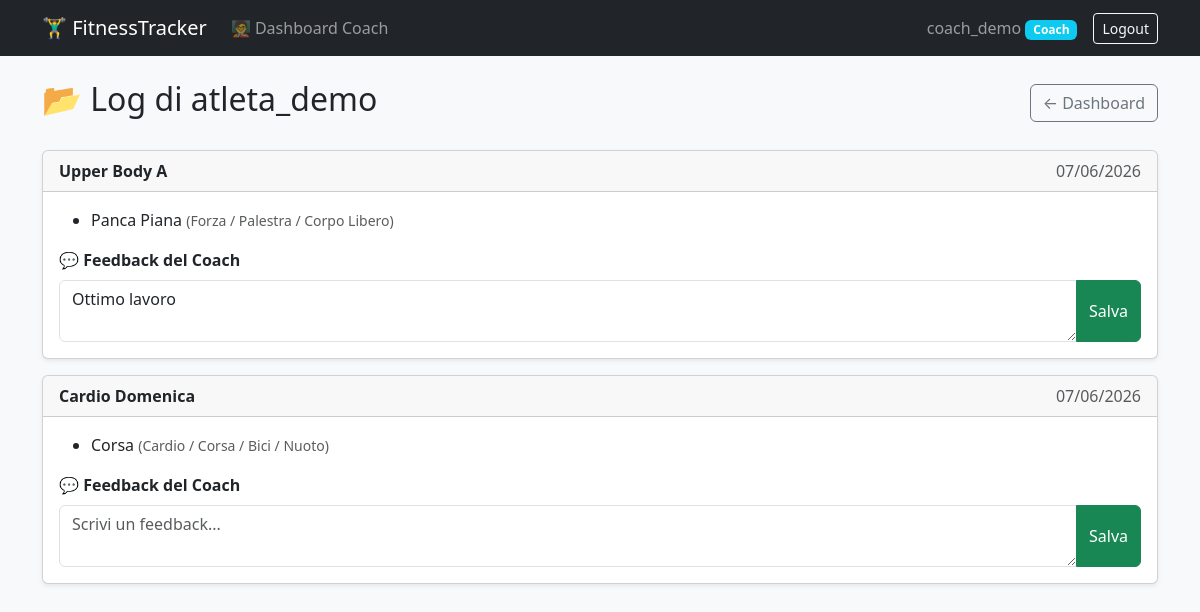
Page /coach/atleta/7/ (signed in) on the earlier database version.
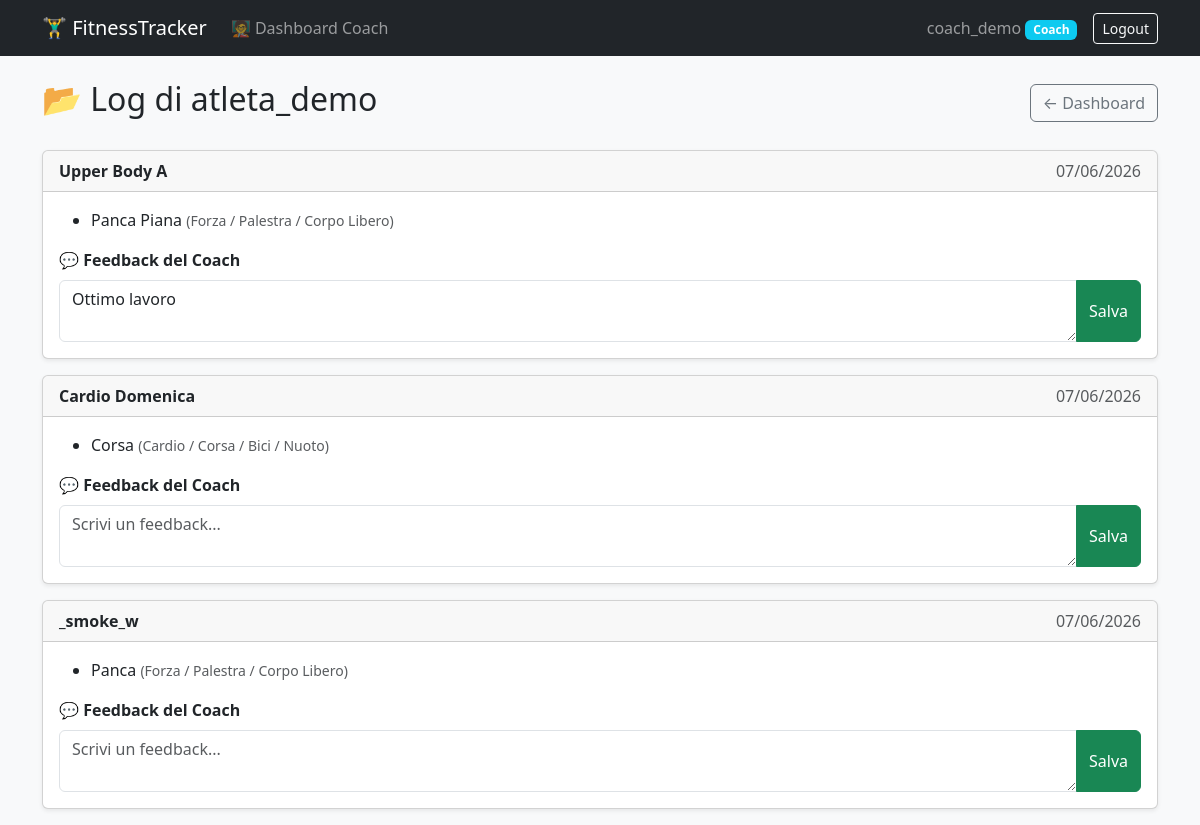
Same page on the later database version.
### workouts/models.py (models this page shows, shortened)
class WorkoutLog(models.Model):
    user = models.ForeignKey(
        settings.AUTH_USER_MODEL,
        on_delete=models.CASCADE,
        related_name='workouts'
    )
    date = models.DateField(auto_now_add=True)
    title = models.CharField(max_length=100)
    coach_feedback = models.TextField(blank=True, null=True)

class ExerciseSession(models.Model):
    ACTIVITY_CHOICES = [
        ('FORZA', 'Forza / Palestra / Corpo Libero'),
        ('CARDIO', 'Cardio / Corsa / Bici / Nuoto'),
    ]
    MUSCLE_MAP = {
        'panca': 'Petto',
        'croci': 'Petto',
        'spinte': 'Petto',
        'dip': 'Petto',
        'piegamenti': 'Petto',
        'push up': 'Petto',
        'chest': 'Petto',
        'trazioni': 'Schiena',
        'pull up': 'Schiena',
        'lat machine': 'Schiena',
        'rematore': 'Schiena',
        'pulley': 'Schiena',
        'military': 'Spalle',
        'lento': 'Spalle',
        'shoulder press': 'Spalle',
        'alzate': 'Spalle',
        'spalle': 'Spalle',
        'curl': 'Bicipiti',
        'pushdown': 'Tricipiti',
        'french press': 'Tricipiti',
        'squat': 'Gambe',
        'leg extension': 'Gambe',
        'affondi': 'Gambe',
        'pressa': 'Gambe',
        'leg press': 'Gambe',
        'stacco': 'Gambe',
        'deadlift': 'Gambe',
        'leg curl': 'Gambe',
        'polpacci': 'Gambe',
        'calf': 'Gambe',
        'crunch': 'Addome',
        'plank': 'Addome',
    }
    workout_log = models.ForeignKey(
        WorkoutLog,
        on_delete=models.CASCADE,
        related_name='exercises'
    )
    name = models.CharField(max_length=100)  # Es. "Panca Piana" o "Corsa"
    activity_type = models.CharField(max_length=10, choices=ACTIVITY_CHOICES, default='FORZA')

### workouts/views.py (the view, shortened to what this page needs)
# urls.py: path('coach/atleta/<int:athlete_id>/', CoachAthleteDetailView.as_view(), name='coach_athlete_detail'),
class CoachAthleteDetailView(LoginRequiredMixin, DetailView):
    model = CustomUser
    template_name = 'workouts/coach_athlete_detail.html'
    context_object_name = 'athlete'
    pk_url_kwarg = 'athlete_id'
    def dispatch(self, request, *args, **kwargs):
        if request.user.is_authenticated and not request.user.is_coach:
            raise PermissionDenied("Area riservata ai Coach.")
        return super().dispatch(request, *args, **kwargs)
    def get_queryset(self):
        return self.request.user.athletes.all()
    def get_context_data(self, **kwargs):
        context = super().get_context_data(**kwargs)
        context['workouts'] = WorkoutLog.objects.filter(user=self.object).order_by('-date')
        return context

### templates/workouts/coach_athlete_detail.html (shortened to what this page needs)
{% extends 'base.html' %}
{% block content %}
<div class="d-flex justify-content-between align-items-center mb-4">
    <h2>📂 Log di {{ athlete.username }}</h2>
    <a href="{% url 'workout_list' %}" class="btn btn-outline-secondary">← Dashboard</a>
</div>
{% if workouts %}
    {% for workout in workouts %}
    <div class="card shadow-sm mb-3">
        <div class="card-header d-flex justify-content-between">
            <span class="fw-bold">{{ workout.title }}</span>
            <span class="text-muted">{{ workout.date|date:"d/m/Y" }}</span>
        </div>
        <div class="card-body">
            <ul class="mb-3">
                {% for exercise in workout.exercises.all %}
                <li>{{ exercise.name }} <small class="text-muted">({{ exercise.get_activity_type_display }})</small></li>
                {% empty %}
                <li class="text-muted">Nessun esercizio registrato.</li>
                {% endfor %}
            </ul>
            <form method="post" action="{% url 'coach_athlete_detail' athlete.id %}">
                <label class="form-label fw-bold">💬 Feedback del Coach</label>
                <div class="input-group">
                    <textarea name="coach_feedback" class="form-control" rows="2"
                              placeholder="Scrivi un feedback...">{{ workout.coach_feedback|default_if_none:"" }}</textarea>
                    <button type="submit" class="btn btn-success">Salva</button>
                </div>
            </form>
        </div>
    </div>
    {% endfor %}
{% else %}
    <p class="text-muted">Questo atleta non ha ancora registrato allenamenti.</p>
{% endif %}
{% endblock %}

Differences in the rows shown:
added WorkoutLog: title "_smoke_w", date "07/06/2026"
added ExerciseSession: name "Panca", activity_type "Forza / Palestra / Corpo Libero", shown under "_smoke_w"
